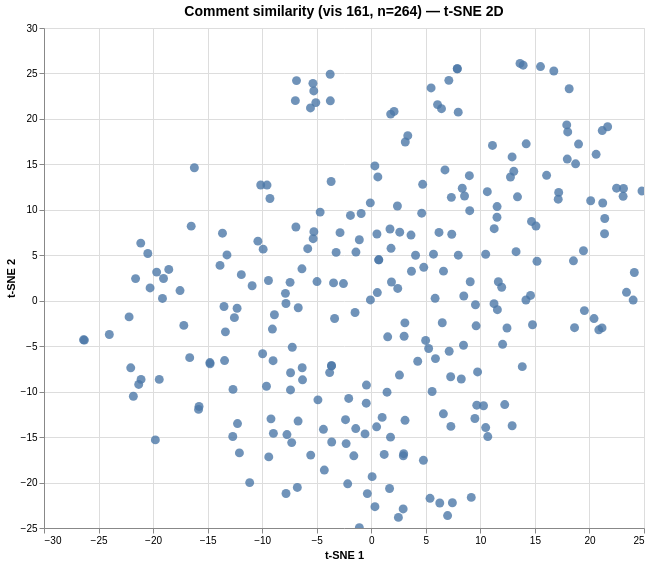

Express this chart as Vega-Lite.
### Vega specification from a JSON file in a GitHub repository (floating-point values rounded to 4 significant figures; data arrays with more than 128 entries replaced by an {"elided": "..."} marker saying what was removed)
{"$schema": "https://vega.github.io/schema/vega/v6.json", "data": [{"name": "param_1e9efca18e7a2868_store"}, {"name": "source_0", "values": {"elided": "264 records"}}, {"name": "source_0_x_domain_dim_1", "values": [{"min": -26.38, "max": 24.82}]}, {"name": "source_0_y_domain_dim_2", "values": [{"min": -24.96, "max": 26.1}]}], "signals": [{"name": "unit", "value": {}, "on": [{"events": "pointermove", "update": "isTuple(group()) ? group() : unit"}]}, {"name": "param_1e9efca18e7a2868", "update": "vlSelectionResolve(\"param_1e9efca18e7a2868_store\", \"union\")"}, {"name": "param_1e9efca18e7a2868_dim_1", "on": [{"events": [{"source": "view", "type": "dblclick"}], "update": "null"}, {"events": {"signal": "param_1e9efca18e7a2868_translate_delta"}, "update": "panLinear(param_1e9efca18e7a2868_translate_anchor.extent_x, -param_1e9efca18e7a2868_translate_delta.x / width)"}, {"events": {"signal": "param_1e9efca18e7a2868_zoom_delta"}, "update": "zoomLinear(domain(\"x\"), param_1e9efca18e7a2868_zoom_anchor.x, param_1e9efca18e7a2868_zoom_delta)"}]}, {"name": "param_1e9efca18e7a2868_dim_2", "on": [{"events": [{"source": "view", "type": "dblclick"}], "update": "null"}, {"events": {"signal": "param_1e9efca18e7a2868_translate_delta"}, "update": "panLinear(param_1e9efca18e7a2868_translate_anchor.extent_y, param_1e9efca18e7a2868_translate_delta.y / height)"}, {"events": {"signal": "param_1e9efca18e7a2868_zoom_delta"}, "update": "zoomLinear(domain(\"y\"), param_1e9efca18e7a2868_zoom_anchor.y, param_1e9efca18e7a2868_zoom_delta)"}]}, {"name": "param_1e9efca18e7a2868_tuple", "on": [{"events": [{"signal": "param_1e9efca18e7a2868_dim_1 || param_1e9efca18e7a2868_dim_2"}], "update": "param_1e9efca18e7a2868_dim_1 && param_1e9efca18e7a2868_dim_2 ? {unit: \"\", fields: param_1e9efca18e7a2868_tuple_fields, values: [param_1e9efca18e7a2868_dim_1,param_1e9efca18e7a2868_dim_2]} : null"}]}, {"name": "param_1e9efca18e7a2868_tuple_fields", "value": [{"field": "dim_1", "channel": "x", "type": "R"}, {"field": "dim_2", "channel": "y", "type": "R"}]}, {"name": "param_1e9efca18e7a2868_translate_anchor", "value": {}, "on": [{"events": [{"source": "scope", "type": "pointerdown"}], "update": "{x: x(unit), y: y(unit), extent_x: domain(\"x\"), extent_y: domain(\"y\")}"}]}, {"name": "param_1e9efca18e7a2868_translate_delta", "value": {}, "on": [{"events": [{"source": "window", "between": [{"source": "scope", "type": "pointerdown"}, {"source": "window", "type": "pointerup"}], "consume": true, "type": "pointermove"}], "update": "{x: param_1e9efca18e7a2868_translate_anchor.x - x(unit), y: param_1e9efca18e7a2868_translate_anchor.y - y(unit)}"}]}, {"name": "param_1e9efca18e7a2868_zoom_anchor", "on": [{"events": [{"source": "scope", "type": "wheel", "consume": true}], "update": "{x: invert(\"x\", x(unit)), y: invert(\"y\", y(unit))}"}]}, {"name": "param_1e9efca18e7a2868_zoom_delta", "on": [{"events": [{"source": "scope", "type": "wheel", "consume": true}], "update": "pow(1.001, event.deltaY * pow(16, event.deltaMode))", "force": true}]}, {"name": "param_1e9efca18e7a2868_modify", "on": [{"events": {"signal": "param_1e9efca18e7a2868_tuple"}, "update": "modify(\"param_1e9efca18e7a2868_store\", param_1e9efca18e7a2868_tuple, true)"}]}], "marks": [{"type": "symbol", "name": "marks", "from": {"data": "source_0"}, "encode": {"update": {"size": {"value": 80}, "tooltip": {"signal": "{\"Comment #\": format(datum[\"index\"], \"\"), \"Comment\": isValid(datum[\"comment\"]) ? datum[\"comment\"] : \"\"+datum[\"comment\"]}"}, "opacity": {"value": 0.8}, "y": {"field": "dim_2", "scale": "y"}, "shape": {"value": "circle"}, "fill": {"value": "#4c78a8"}, "x": {"field": "dim_1", "scale": "x"}}}, "style": ["circle"], "interactive": true, "clip": true}], "scales": [{"name": "x", "type": "linear", "domain": [{"signal": "(data(\"source_0_x_domain_dim_1\")[0] || {}).min"}, {"signal": "(data(\"source_0_x_domain_dim_1\")[0] || {}).max"}], "range": [0, {"signal": "width"}], "domainRaw": {"signal": "param_1e9efca18e7a2868[\"dim_1\"]"}, "nice": true, "zero": true}, {"name": "y", "type": "linear", "domain": [{"signal": "(data(\"source_0_y_domain_dim_2\")[0] || {}).min"}, {"signal": "(data(\"source_0_y_domain_dim_2\")[0] || {}).max"}], "range": [{"signal": "height"}, 0], "nice": true, "zero": true, "domainRaw": {"signal": "param_1e9efca18e7a2868[\"dim_2\"]"}}], "axes": [{"scale": "x", "grid": true, "maxExtent": 0, "minExtent": 0, "zindex": 0, "orient": "bottom", "tickCount": {"signal": "ceil(width/40)"}, "labels": false, "aria": false, "ticks": false, "domain": false, "gridScale": "y"}, {"scale": "y", "tickCount": {"signal": "ceil(height/40)"}, "orient": "left", "aria": false, "maxExtent": 0, "domain": false, "zindex": 0, "ticks": false, "grid": true, "minExtent": 0, "gridScale": "x", "labels": false}, {"scale": "x", "tickCount": {"signal": "ceil(width/40)"}, "zindex": 0, "grid": false, "title": "t-SNE 1", "orient": "bottom", "labelFlush": true, "labelOverlap": true}, {"scale": "y", "tickCount": {"signal": "ceil(height/40)"}, "grid": false, "zindex": 0, "title": "t-SNE 2", "orient": "left", "labelOverlap": true}], "title": {"text": "Comment similarity (vis 161, n=264) — t-SNE 2D", "frame": "group", "fontSize": 14}, "padding": 5, "width": 600, "style": "cell", "background": "white", "height": 500}
